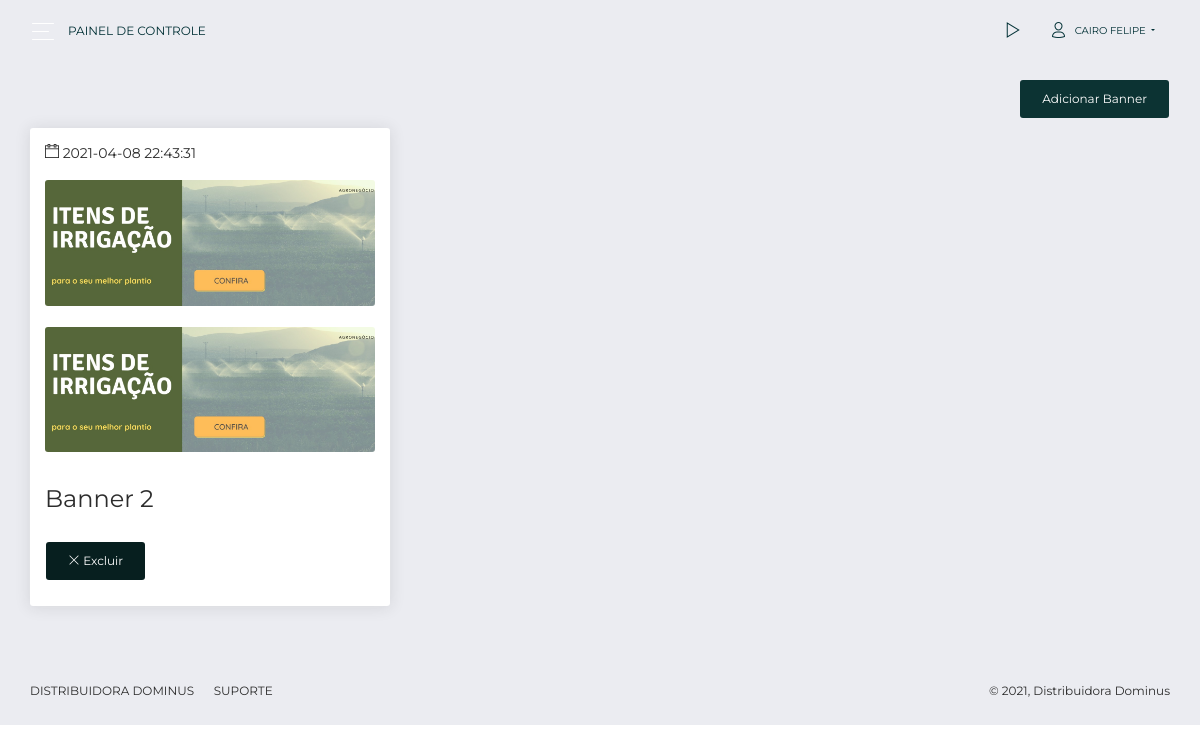
/admin/painel-banners.php (signed in), run on the app's committed database.
### tables this page shows
CREATE TABLE `banners` (
  `id` int(11) NOT NULL AUTO_INCREMENT,
  `img` varchar(200) DEFAULT NULL,
  `data_create` timestamp NULL DEFAULT current_timestamp(),
  `nome` varchar(200) DEFAULT NULL,
  `img2` varchar(200) DEFAULT NULL,
  PRIMARY KEY (`id`)
);

### admin/painel-banners.php (the view, shortened to what this page needs)
<?php
require_once 'dbconfig.php';
?>
<!DOCTYPE html>
<html lang="pt-br">
<head>
  <link rel="stylesheet" href="https://use.fontawesome.com/releases/v5.7.1/css/all.css">
  <link href="./assets/css/bootstrap.min.css" rel="stylesheet" />
  <link href="./assets/css/now-ui-dashboard.css?v=1.5.0" rel="stylesheet" />
  <link href="./assets/demo/demo.css" rel="stylesheet" />
</head>
<body class="">
  <div class="wrapper ">
    <?php include 'nav.php'; ?>
    <div class="content">
      <a href="add-banner.php">
        <div class="text-right">
          <button class="btn btn-primary">Adicionar Banner</button>
        </div>
      </a>
      <div class="row">
        <?php
        $stmt = $DB_con->prepare("SELECT id,nome,data_create,img,img2 FROM banners ORDER BY id DESC");
        $stmt->execute();
        if ($stmt->rowCount() > 0) {
          while ($row = $stmt->fetch(PDO::FETCH_ASSOC)) {
            extract($row);
        ?>
            <div class="col-lg-4">
              <div class="card card-chart pb-3">
                <div class="card-header">
                  <p><i class="now-ui-icons ui-1_calendar-60"></i> <?php echo $data_create ?></p>
                  <img class="img-center" src="uploads/banners/<?php echo $row['img']; ?>" onerror="this.src='./assets/img/sem.jpg'">
                  <br>
                  <img class="img-center" src="uploads/banners/<?php echo $row['img2']; ?>" onerror="this.src='./assets/img/sem.jpg'">
                  <h4><?php echo $nome ?></h4>
                </div>
                <div class="row container">
                  <div class="col-6">
                    <a class="btn btn-danger" href="?delete_id=<?php echo $row['id']; ?>" title="clique para deletar" onclick="return confirm('Excluir banner?')"><i class="now-ui-icons ui-1_simple-remove"></i> Excluir</a>
                  </div>
                </div>
              </div>
            </div>
          <?php
          }
        }
        ?>
      </div>
    </div>
    <?php include 'footer.php'; ?>
  </div>
  </div>
</body>
</html>

### data on the page
banners: data_create "2021-04-08 22:43:31", img (picture), img2 (picture), nome "Banner 2"

### other printed values
$_SESSION['name'] "CAIRO FELIPE"
